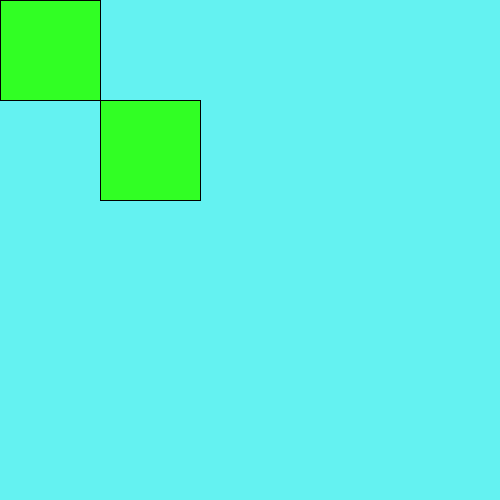
Frame 1 (no input)
Frame 60 (the mouse pressed at the canvas centre just before this capture): identical to frame 1, image omitted
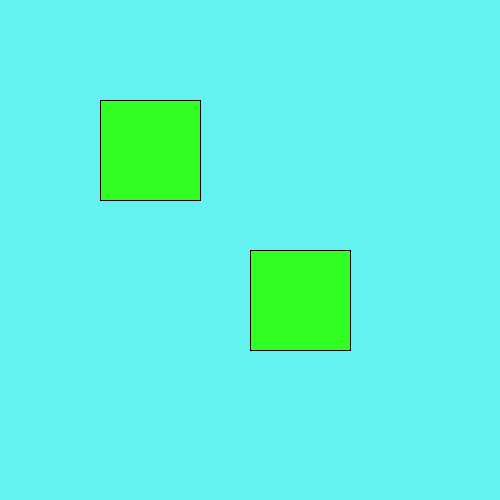
Frame 120 (the mouse held since frame 60 and released just before this capture)

The Processing sketch that drew these frames (run headless with seeded random() and noise(); from frame 60 on, the mouse is pressed at the canvas centre):

// Processing sketch: week01_2
// ── week01_2.pde
void setup()
{
  size(500,500);
}
void draw()
{
  background(#64F2F1);
  fill(#31FF24);
  rect(100,100,100,100);
  rect(mouseX,mouseY,100,100);
}
